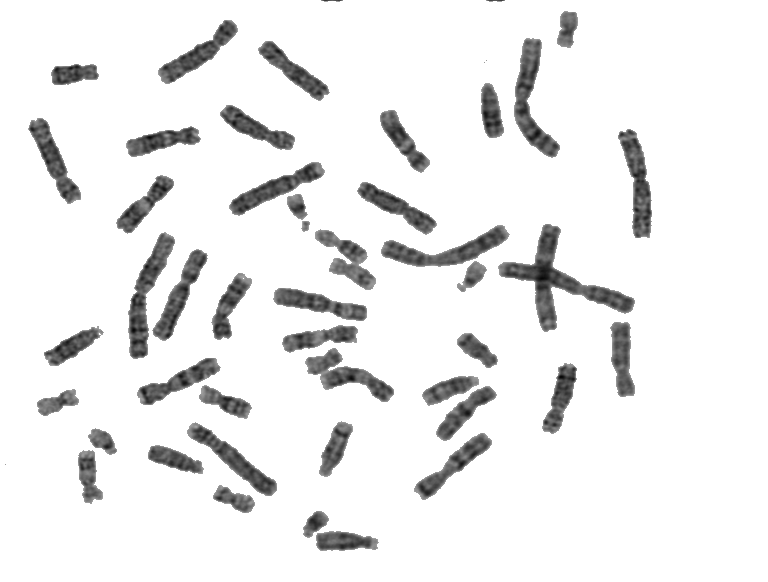
#> input picture chromosomes_2.tiff, 768 x 582 px
$ jupyter execute ml_chromosome_extraction.ipynb   (older library calls are emulated)
#> lines starting #> are read from the running program, lines starting #| are printed output that depends on the picture; after the words box and inside, x2 and y2 are one past the last pixel; in counts of white or black regions, pixels touching at a corner belong together
# Chromosome karyotyping analysis

Chromosome karyotyping analysis is a screening and diagnostic procedure performed in clinical and cancer cytogenetic labs. Chromosome are first stained with a fluorescent dye, and then imaged through a microscope for subsequent analysis and classification. Each chromosome in the image has to be identified and assigned to one of 24 classes: the result is the so-called karyotype image in which all chromosomes in a cell are graphically arranged according to an international system for cytogenetic nomenclature (ISCN) classification.

Source:
- https://www.fim.uni-passau.de/en/faculty/former-professors/mathematical-stochastics/chromosome-image-data/
- http://bioimlab.dei.unipd.it/Automatic%20Karyotyping%20Classification.htm
- http://bioimlab.dei.unipd.it/Chromosome%20Data%20Set%204Seg.htm
- https://docs.opencv.org/master/d4/d73/tutorial_py_contours_begin.html

This is mainly image processing demo of some of OpenCV library functions and my personal experiments.
Some promising cv2 functions are not usable at all for the purpose, so custom methods were prepared.

[cell 1]
import cv2
import matplotlib.pyplot as plt
import numpy as np
import math

[cell 2]
img = cv2.imread('chromosomes_2.tiff')
#> img is the input picture: shape (582, 768, 3); min 7, max 255, mean 235.6
img.shape

[cell 3]
# Draw original figure
plt.figure(figsize=(10,10))
plt.axis("off")
plt.imshow(cv2.cvtColor(img, cv2.COLOR_BGR2RGB))
plt.show()

[cell 4]
# convert to gray
img_gray = cv2.cvtColor(img, cv2.COLOR_BGR2GRAY)
img_gray.shape

[cell 5]
img_gray_flattened = img_gray.ravel()

# show histogram of intensities
# ignore white backgroud (use intensity <= 250)
plt.hist(img_gray_flattened,256,[0,250], cumulative=False)
plt.show()

# show histogram of intensities
plt.hist(img_gray_flattened,256,[0,250], cumulative=True)
plt.show()
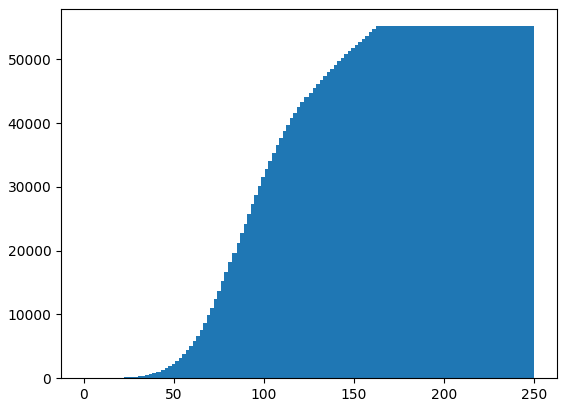
#> figure drawn by matplotlib, 1 panel

# the image has already been somehow pre-processed

[cell 6]
# binarize the image using threshold analysis
ret, img_bw = cv2.threshold(img_gray, 128, 255, cv2.THRESH_BINARY_INV + cv2.THRESH_OTSU)
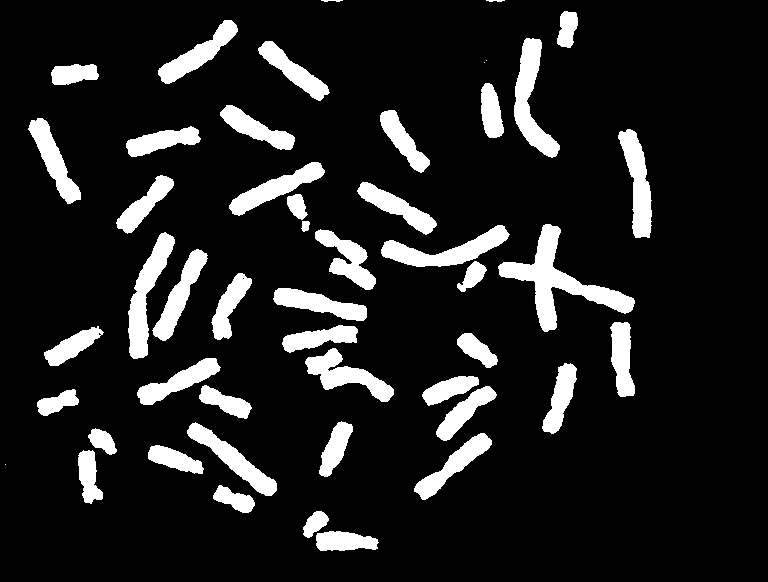
#> img_bw: shape (582, 768); 12.4% white; 49 white regions (3 under 20 px), largest, box (x1, y1, x2, y2) and area: (498, 224, 635, 332) 3875, (128, 232, 175, 359) 2267, (514, 38, 560, 158) 2261
#> ret = 163
img_bw.shape

[cell 7]
# draw binary/thresholded - show as negative image to see black chromosomes on white background
plt.figure(figsize=(10,10))
plt.axis("off")
plt.imshow(cv2.cvtColor(255 - img_bw, cv2.COLOR_BGR2RGB))
plt.show()

[cell 8]
# analyze binary objects using connected components method
connectivity = 4
nb_components, output, stats, centroids = cv2.connectedComponentsWithStats(img_bw, connectivity, cv2.CV_32S)
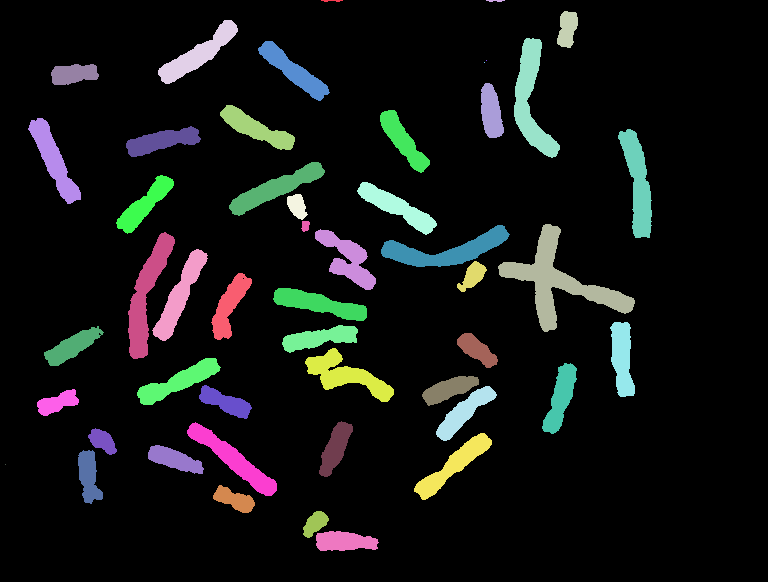
#> output: shape (582, 768) int32; 50 distinct labels, from 0 to 49; one colour per label, 0 black
#> nb_components = 50; stats = 50 rows, first 6: [0, 0, 768, 582, 391773], [321, 0, 22, 2, 30], [486, 0, 19, 2, 28], [557, 11, 21, 37, 565], [158, 20, 80, 64, 1627], [514, 38, 46, 120, 2261]; centroids = 50 pairs, first value 5 to 637.5, second value 0.267 to 541.1

# copy image
img2 = np.copy(img)

extracted_images = []

# ignore the 1st component
for i in range(1, nb_components):
    x = stats[i][cv2.CC_STAT_LEFT]
    y = stats[i][cv2.CC_STAT_TOP]
    w = stats[i][cv2.CC_STAT_WIDTH]
    h = stats[i][cv2.CC_STAT_HEIGHT]
    area = w*h

    if area<100:
        continue

    # create new image for an identified object
    img_extracted = np.full((h, w), 255, np.float) # white background
    extracted_images.append(img_extracted)

    # copy bytes by mask supplied in 'output' matrix
    for y2 in range(y, y + h):
        for x2 in range(x, x + w):
            if (output[y2, x2] == i):
                img_extracted[y2 - y, x2 - x] = img_gray[y2, x2]

    # draw the bounding rectangele around each object
    cv2.rectangle(
        img2,
        (x, y),
        (x+w, y+h),
        (255,255,0),
        1)

    # set mask color
    color = np.random.randint(255, size=3)
    img2[output == i] = color
#> this loop made 49 passes
#> (x, y, w, h, area) on passes 1, 2, 3, 4, 5, 6, 9, 10: (321, 0, 22, 2, 44), (486, 0, 19, 2, 38), (557, 11, 21, 37, 777), (158, 20, 80, 64, 5120), (514, 38, 46, 120, 5520), (258, 41, 72, 60, 4320), (51, 64, 48, 21, 1008), (481, 83, 23, 55, 1265)
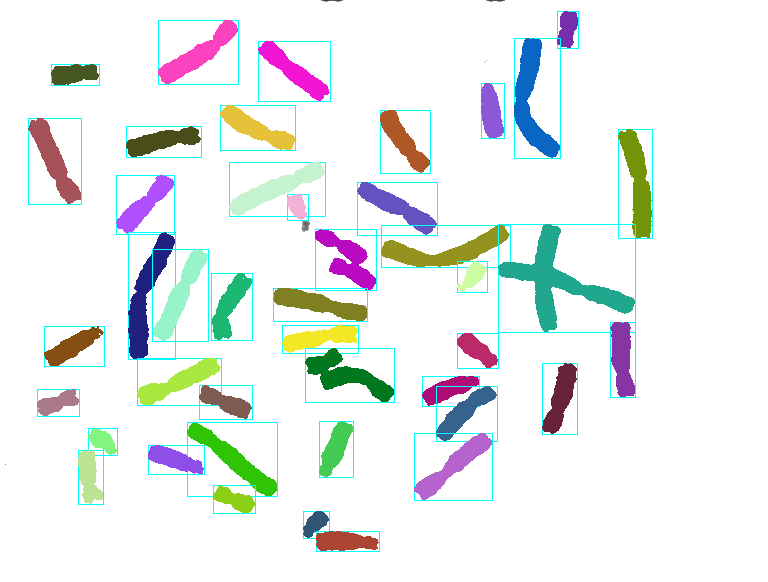
#> img2: shape (582, 768, 3); 14.25% of pixels changed, all inside (x1, y1, x2, y2) = (28, 11, 653, 552)
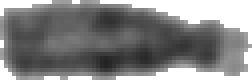
#> img_extracted: shape (20, 63) float64 (shown 4 times larger); min 35, max 255, mean 132
#> after the loop, extracted_images = 43 items

plt.figure(figsize=(20,20))
plt.axis("off")
plt.imshow(cv2.cvtColor(img2, cv2.COLOR_BGR2RGB))
plt.show()

[cell 9]
# Show all extracted images
print ('Generating images...')

n_extracted = len(extracted_images)
#> n_extracted = 43
table_size = (int) (math.sqrt(n_extracted)) + 1
#> table_size = 7

fig = plt.figure(figsize=(20,20))
for i in range(0, n_extracted):
    plt.subplot(table_size,table_size,i+1)
    plt.tight_layout()
    plt.imshow(extracted_images[i], cmap='gray', interpolation='none')
    plt.title("Img_{}".format(i+1))
    plt.xticks([])
    plt.yticks([])
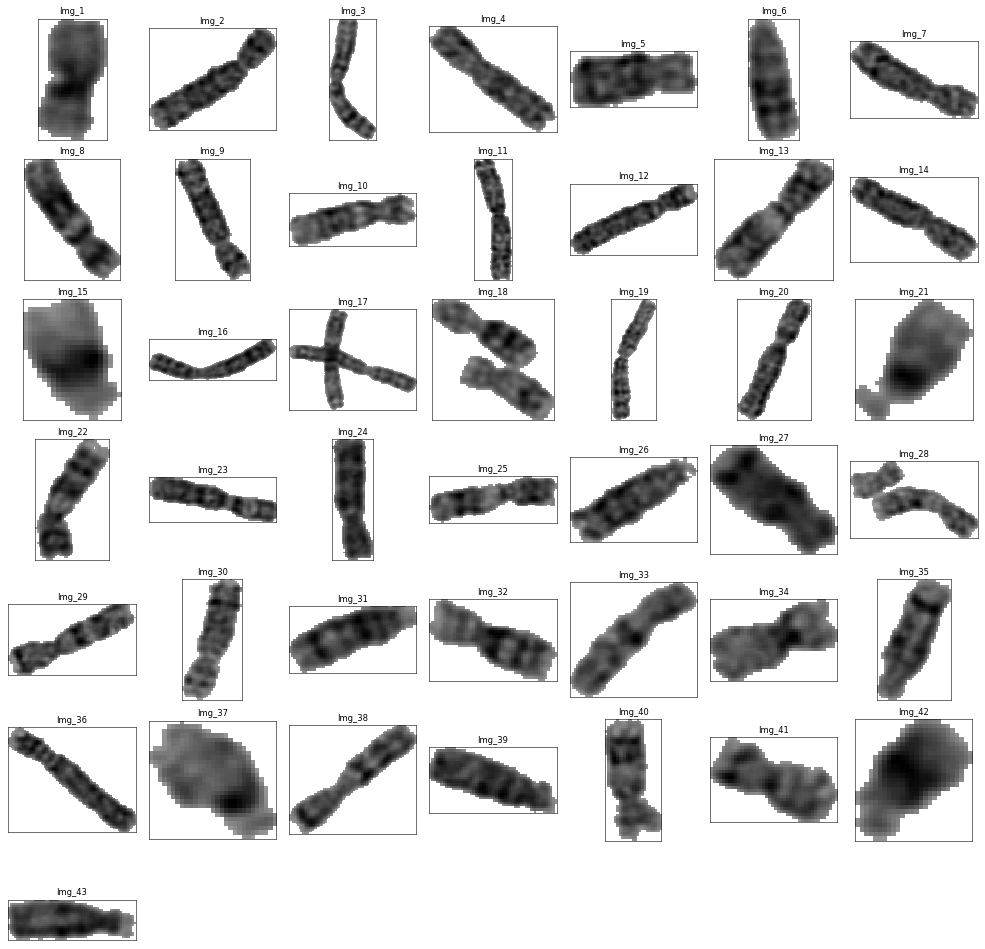
#> figure drawn by matplotlib, 43 panels

[cell 10]
# the function computes an angle to rotate the object to be vertically oriented
# mechanical momentums are used (some physics is needed)
def get_object_deviation(img_gray, background_gray_color):
    w = img_gray.shape[1]
    h = img_gray.shape[0]    # target deviation

    alpha = 0

    # mechanical moments
    m00 = 0.0   # area
    m10 = 0.0   # linear. moments
    m01 = 0.0
    m20 = 0.0   # kvadrat. moments
    m02 = 0.0
    m11 = 0.0   # deviation moment
    cm20 = 0.0  # central moment
    pm20 = 0.0  # principal kvadratic moment
    cm02 = 0.0
    cm11 = 0.0  # central deviation moment

    #print ('w:', w, 'h:', h)

    for x in range(w):
        for y in range(h):
            v = img_gray[y, x]
            if v != background_gray_color:
                x_1 = x + 1.0
                y_1 = y + 1.0

                m00 += 1.0;
                m10 += x_1;
                m01 += y_1;
                m11 += x_1 * y_1;
                m02 += y_1 * y_1;
                m20 += x_1 * x_1;

    #print ('m00:', m00, 'm10:', m10, 'm01:', m01, 'm20:', m20, 'm02:', m02)

    if m00 == 0.0: # nothing to count
        #print ('m00==0')
        return alpha;

    xc = m01 / m00;       # center of gravity
    yc = m10 / m00;

    #print ('xc:', xc, 'yc:', yc)

    for x in range(w):
        for y in range(h):
            v = img_gray[y, x]
            if v != background_gray_color:
                x_1 = x + 1.0 - xc
                y_1 = y + 1.0 - yc;
                cm02 += y_1 * y_1;
                cm20 += x_1 * x_1;
                cm11 += x_1 * y_1;

    # princial kvadratic moments are the same as moments moved to the center of gravity (Steiner's theorem)
    # in the center of gravity the linear moments are zero
    cm11 = m11 - xc*yc*m00;
    #print ('cm11:', cm11)

    # symetric object
    if cm20 == cm02:
        #print ('cm20 == cm02')
        return alpha

    # symetric object in one axis
    if cm11 == 0.0 and cm20 > cm02:
        #print ('cm11 == 0.0 and cm20 > cm02')
        alpha = 3.141593
        return alpha

    # symetric object in another axis
    if cm11 == 0.0:
        #print ('cm11 == 0.0')
        return alpha

    alpha = 0.5 * math.atan2(2.0 * cm11, (cm20 - cm02)) # = atan(y/x)

    # adjust angle
    alpha = 1.5707963 - alpha
    return alpha

[cell 11]
# adapted from imutils.rotate_bound
def rotate_image(image, angle):
    # grab the dimensions of the image and then determine the
    # center
    (h, w) = image.shape[:2]
    (cX, cY) = (w / 2, h / 2)

    # grab the rotation matrix (applying the negative of the
    # angle to rotate clockwise), then grab the sine and cosine
    # (i.e., the rotation components of the matrix)
    M = cv2.getRotationMatrix2D((cX, cY), -angle, 1.0)
    cos = np.abs(M[0, 0])
    sin = np.abs(M[0, 1])

    # compute the new bounding dimensions of the image
    nW = int((h * sin) + (w * cos))
    nH = int((h * cos) + (w * sin))

    # adjust the rotation matrix to take into account translation
    M[0, 2] += (nW / 2) - cX
    M[1, 2] += (nH / 2) - cY

    # white background
    dst = np.full((nH, nW), 255, np.float)

    # perform the actual rotation and return the image
    return cv2.warpAffine(image, M, (nW, nH), dst=dst, borderMode=cv2.BORDER_TRANSPARENT)

[cell 12]
rotated_images = []

print ('Rotating images...')

for extracted_image in extracted_images:
    alpha = get_object_deviation(extracted_image, 255)
    alpha_degrees = 180.0*alpha/math.pi
    rotated = rotate_image(extracted_image, alpha_degrees)
    rotated_images.append(rotated)
#> this loop made 43 passes
#> (alpha, cm11 in get_object_deviation, xc in get_object_deviation, yc in get_object_deviation, alpha_degrees, cX in rotate_image) on passes 1 to 8: (2.96, -8134.5, 18.5, 11.02, 169.7, 10.5), (2.2, -507690.3, 34.69, 40.8, 125.8, 40), (0.12, 310408.1, 62.3, 17.86, 6.85, 23), (0.897, 356411.6, 30.54, 36.18, 51.37, 36), (1.68, -12657, 10.61, 23.24, 96.46, 24), (0.156, 26916.4, 29.68, 10.78, 8.93, 11.5), (1.12, 250672.3, 24.2, 36.81, 64.14, 37.5), (0.622, 214017.3, 31.31, 23.74, 35.62, 25)
#> pass 1, `rotated = rotate_image(extracted_image, alpha_degrees)`:
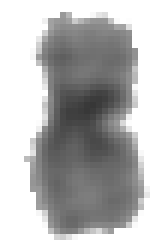
#> rotated: shape (40, 27) float64 (shown 6 times larger); min 55.75, max 255, mean 181.1
#> pass 2, `rotated = rotate_image(extracted_image, alpha_degrees)`:
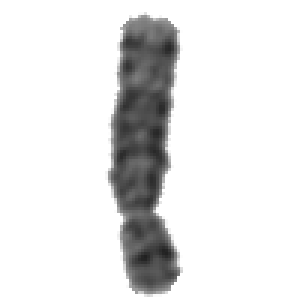
#> rotated: shape (102, 98) float64 (shown 3 times larger); min 33.28, max 255, mean 228.5

print ('Done.')

[cell 13]
def crop_image(img_gray, background_gray_color):
    """
    Takes gray image and returns cropped image.
    """
    (h, w) = img_gray.shape[:2]
    x1 = w - 1
    y1 = h - 1
    x2 = 0
    y2 = 0

    for x in range(w):
        for y in range(h):
            color = img_gray[y,x]
            if color != background_gray_color:
                if x < x1:
                    x1 = x
                if x > x2:
                    x2 = x
                if y < y1:
                    y1 = y
                if y > y2:
                    y2 = y

    cropped = img_gray[y1 : y2+1, x1 : x2+1]
    return cropped

[cell 14]
cropped_images = []

print ('Cropping images...')

for rotated_image in rotated_images:
    cropped = crop_image(rotated_image, 255)
    cropped_images.append(cropped)
#> this loop made 43 passes

print ('Done.')

[cell 15]
print ('Generating images...')

target_images = sorted(cropped_images, key=lambda image: image.shape[0]*image.shape[1], reverse=True)
n_extracted = len(target_images)

fig = plt.figure(figsize=(50,7))
for i in range(0, n_extracted):
    plt.subplot(1,n_extracted,i+1)
    plt.tight_layout()
    plt.imshow(target_images[i], cmap='gray', interpolation='none')
    plt.title("Chrom_{}".format(i+1))
    plt.xticks([])
    plt.yticks([])

print ('Done.')
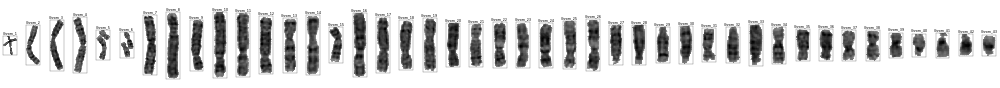
#> figure drawn by matplotlib, 43 panels

Overlapping or touching chromosomes require manual editation. Not covered here.

[cell 16]
# detect objects by finding contours
img3 = np.copy(img)

contours, hierarchy = cv2.findContours(img_bw, cv2.RETR_TREE, cv2.CHAIN_APPROX_SIMPLE)

# sort contours
contours = sorted(contours, key=cv2.contourArea, reverse=True)  # Sort by area, descending

# draw contours - fill with different border
for i, contour in enumerate(contours):
    area = cv2.contourArea(contour)
    if area<100:
        continue

    # border
    cv2.drawContours(img3, [contour], 0, (0,0,255), 2)
    # fill
    cv2.drawContours(img3, [contour], 0, (255,255,0), -1)

    x, y, w, h = cv2.boundingRect(contour)
    cv2.rectangle(img3, (x, y), (x + w, y + h), (255, 0, 0), 1)
    cv2.putText(img3, "C{}".format(i + 1), (x, y-10), cv2.FONT_HERSHEY_SCRIPT_SIMPLEX, 0.5, (0, 0, 255), 2)
#> this loop made 51 passes
#> contour on passes 48 to 51: [[242, 278], [243, 277], [244, 278], [243, 279]], [[5, 464]], [[484, 62]], [[486, 60]]
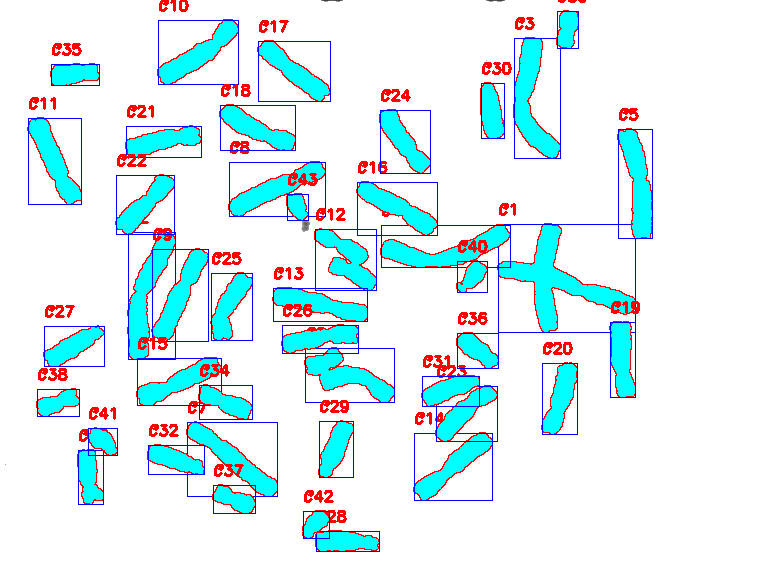
#> img3: shape (582, 768, 3); 17.81% of pixels changed, all inside (x1, y1, x2, y2) = (27, 0, 653, 552)

# Draw original figure with rectangles
plt.figure(figsize=(20,20))
plt.axis("off")
plt.imshow(cv2.cvtColor(img3, cv2.COLOR_BGR2RGB))
plt.show()
#> (the rest of the program and of its run is left out)
